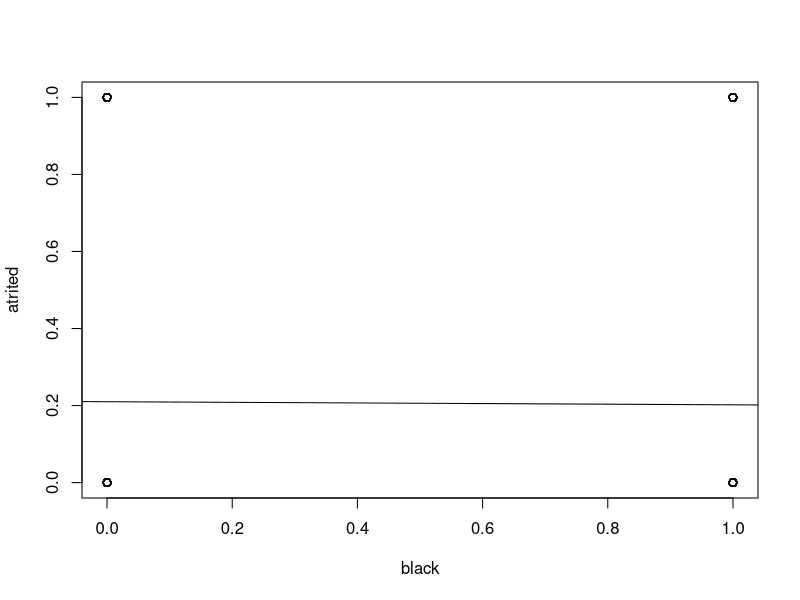

The R script that drew this image:

# Set working directory
setwd('C:/Users/Mateo Parrado/Downloads/Gravity')

options(max.print = 100000)

percentify.decimal <- function(x){
  x * 100
}

sum.row <- function(x, rowNum){
  vals <- c(1:6)
  
  vals <- vals[vals != rowNum]
  
  rowSums(aperm(x, c(rowNum, vals)))
}

sum.rowcol <- function(x, rowNum, colNum){
  vals <- c(1:6)
  
  vals <- vals[vals != rowNum & vals != colNum]
  
  rowSums(aperm(x, c(rowNum, colNum, vals)), dims = 2)
}

pct.row <- function(x, y, rowNum){
  x <- sum.row(x, rowNum)
  y <- sum.row(y, rowNum)

  for(i in 1:length(x)){
    x[i] <- x[i] / y[i]
  }
  
  x
}

new_data <- read.table('Gravity.dat', sep=' ')
names(new_data) <- c('R0000100',
  'R0536300',
  'R0536401',
  'R0536402',
  'R0536600',
  'R1201300',
  'R1204500',
  'R1235800',
  'R1302400',
  'R1302500',
  'R1302600',
  'R1302700',
  'R1482600',
  'R2516200',
  'R3828100',
  'R5342000',
  'R7085900',
  'S1527400',
  'S3592800',
  'S4967700',
  'S6707500',
  'S8680100',
  'T1100000',
  'T3177200',
  'T4588300',
  'T6221600',
  'T7718800',
  'T9119400',
  'U1110900')


# Handle missing values

  new_data[new_data == -1] = NA  # Refused 
  new_data[new_data == -2] = NA  # Dont know 
  new_data[new_data == -3] = NA  # Invalid missing 
  new_data[new_data == -4] = NA  # Valid missing 
  new_data[new_data == -5] = NA  # Non-interview 


# If there are values not categorized they will be represented as NA

vallabels = function(data) {
  data$R0000100[1.0 <= data$R0000100 & data$R0000100 <= 999.0] <- 1.0
  data$R0000100[1000.0 <= data$R0000100 & data$R0000100 <= 1999.0] <- 1000.0
  data$R0000100[2000.0 <= data$R0000100 & data$R0000100 <= 2999.0] <- 2000.0
  data$R0000100[3000.0 <= data$R0000100 & data$R0000100 <= 3999.0] <- 3000.0
  data$R0000100[4000.0 <= data$R0000100 & data$R0000100 <= 4999.0] <- 4000.0
  data$R0000100[5000.0 <= data$R0000100 & data$R0000100 <= 5999.0] <- 5000.0
  data$R0000100[6000.0 <= data$R0000100 & data$R0000100 <= 6999.0] <- 6000.0
  data$R0000100[7000.0 <= data$R0000100 & data$R0000100 <= 7999.0] <- 7000.0
  data$R0000100[8000.0 <= data$R0000100 & data$R0000100 <= 8999.0] <- 8000.0
  data$R0000100[9000.0 <= data$R0000100 & data$R0000100 <= 9999.0] <- 9000.0
  data$R0000100 <- factor(data$R0000100, 
    levels=c(0.0,1.0,1000.0,2000.0,3000.0,4000.0,5000.0,6000.0,7000.0,8000.0,9000.0), 
    labels=c("0",
      "1 TO 999",
      "1000 TO 1999",
      "2000 TO 2999",
      "3000 TO 3999",
      "4000 TO 4999",
      "5000 TO 5999",
      "6000 TO 6999",
      "7000 TO 7999",
      "8000 TO 8999",
      "9000 TO 9999"))
  data$R0536300 <- factor(data$R0536300, 
    levels=c(0.0,1.0,2.0), 
    labels=c("No Information",
      "Male",
      "Female"))
  data$R0536401 <- factor(data$R0536401, 
    levels=c(1.0,2.0,3.0,4.0,5.0,6.0,7.0,8.0,9.0,10.0,11.0,12.0), 
    labels=c("1: January",
      "2: February",
      "3: March",
      "4: April",
      "5: May",
      "6: June",
      "7: July",
      "8: August",
      "9: September",
      "10: October",
      "11: November",
      "12: December"))
  data$R0536600[0.0 <= data$R0536600 & data$R0536600 <= 11.0] <- 0.0
  data$R0536600[19.0 <= data$R0536600 & data$R0536600 <= 999.0] <- 19.0
  data$R0536600 <- factor(data$R0536600, 
    levels=c(0.0,12.0,13.0,14.0,15.0,16.0,17.0,18.0,19.0), 
    labels=c("0 TO 11: LESS THAN 12",
      "12",
      "13",
      "14",
      "15",
      "16",
      "17",
      "18",
      "19 TO 999: GREATER THAN 18"))
  data$R1201300 <- factor(data$R1201300, 
    levels=c(1.0,2.0,3.0), 
    labels=c("Citizen, born in the U.S.",
      "Unknown, not born in U.S.",
      "Unknown, can't determine birthplace"))
  data$R1204500[-999999.0 <= data$R1204500 & data$R1204500 <= -3000.0] <- -999999.0
  data$R1204500[-2999.0 <= data$R1204500 & data$R1204500 <= -2000.0] <- -2999.0
  data$R1204500[-1999.0 <= data$R1204500 & data$R1204500 <= -1000.0] <- -1999.0
  data$R1204500[-999.0 <= data$R1204500 & data$R1204500 <= -1.0] <- -999.0
  data$R1204500[1.0 <= data$R1204500 & data$R1204500 <= 1000.0] <- 1.0
  data$R1204500[1001.0 <= data$R1204500 & data$R1204500 <= 2000.0] <- 1001.0
  data$R1204500[2001.0 <= data$R1204500 & data$R1204500 <= 3000.0] <- 2001.0
  data$R1204500[3001.0 <= data$R1204500 & data$R1204500 <= 5000.0] <- 3001.0
  data$R1204500[5001.0 <= data$R1204500 & data$R1204500 <= 10000.0] <- 5001.0
  data$R1204500[10001.0 <= data$R1204500 & data$R1204500 <= 20000.0] <- 10001.0
  data$R1204500[20001.0 <= data$R1204500 & data$R1204500 <= 30000.0] <- 20001.0
  data$R1204500[30001.0 <= data$R1204500 & data$R1204500 <= 40000.0] <- 30001.0
  data$R1204500[40001.0 <= data$R1204500 & data$R1204500 <= 50000.0] <- 40001.0
  data$R1204500[50001.0 <= data$R1204500 & data$R1204500 <= 65000.0] <- 50001.0
  data$R1204500[65001.0 <= data$R1204500 & data$R1204500 <= 80000.0] <- 65001.0
  data$R1204500[80001.0 <= data$R1204500 & data$R1204500 <= 100000.0] <- 80001.0
  data$R1204500[100001.0 <= data$R1204500 & data$R1204500 <= 150000.0] <- 100001.0
  data$R1204500[150001.0 <= data$R1204500 & data$R1204500 <= 200000.0] <- 150001.0
  data$R1204500[200001.0 <= data$R1204500 & data$R1204500 <= 999999.0] <- 200001.0
  data$R1204500 <- factor(data$R1204500, 
    levels=c(-999999.0,-2999.0,-1999.0,-999.0,0.0,1.0,1001.0,2001.0,3001.0,5001.0,10001.0,20001.0,30001.0,40001.0,50001.0,65001.0,80001.0,100001.0,150001.0,200001.0), 
    labels=c("-999999 TO -3000: < -2999",
      "-2999 TO -2000",
      "-1999 TO -1000",
      "-999 TO -1",
      "0",
      "1 TO 1000",
      "1001 TO 2000",
      "2001 TO 3000",
      "3001 TO 5000",
      "5001 TO 10000",
      "10001 TO 20000",
      "20001 TO 30000",
      "30001 TO 40000",
      "40001 TO 50000",
      "50001 TO 65000",
      "65001 TO 80000",
      "80001 TO 100000",
      "100001 TO 150000",
      "150001 TO 200000",
      "200001 TO 999999: 200001+"))
  data$R1235800 <- factor(data$R1235800, 
    levels=c(0.0,1.0), 
    labels=c("Oversample",
      "Cross-sectional"))
  data$R1302400 <- factor(data$R1302400, 
    levels=c(0.0,1.0,2.0,3.0,4.0,5.0,6.0,7.0,8.0,9.0,10.0,11.0,12.0,13.0,14.0,15.0,16.0,17.0,18.0,19.0,20.0,95.0), 
    labels=c("NONE",
      "1ST GRADE",
      "2ND GRADE",
      "3RD GRADE",
      "4TH GRADE",
      "5TH GRADE",
      "6TH GRADE",
      "7TH GRADE",
      "8TH GRADE",
      "9TH GRADE",
      "10TH GRADE",
      "11TH GRADE",
      "12TH GRADE",
      "1ST YEAR COLLEGE",
      "2ND YEAR COLLEGE",
      "3RD YEAR COLLEGE",
      "4TH YEAR COLLEGE",
      "5TH YEAR COLLEGE",
      "6TH YEAR COLLEGE",
      "7TH YEAR COLLEGE",
      "8TH YEAR COLLEGE OR MORE",
      "UNGRADED"))
  data$R1302500 <- factor(data$R1302500, 
    levels=c(0.0,1.0,2.0,3.0,4.0,5.0,6.0,7.0,8.0,9.0,10.0,11.0,12.0,13.0,14.0,15.0,16.0,17.0,18.0,19.0,20.0,95.0), 
    labels=c("NONE",
      "1ST GRADE",
      "2ND GRADE",
      "3RD GRADE",
      "4TH GRADE",
      "5TH GRADE",
      "6TH GRADE",
      "7TH GRADE",
      "8TH GRADE",
      "9TH GRADE",
      "10TH GRADE",
      "11TH GRADE",
      "12TH GRADE",
      "1ST YEAR COLLEGE",
      "2ND YEAR COLLEGE",
      "3RD YEAR COLLEGE",
      "4TH YEAR COLLEGE",
      "5TH YEAR COLLEGE",
      "6TH YEAR COLLEGE",
      "7TH YEAR COLLEGE",
      "8TH YEAR COLLEGE OR MORE",
      "UNGRADED"))
  data$R1302600 <- factor(data$R1302600, 
    levels=c(0.0,1.0,2.0,3.0,4.0,5.0,6.0,7.0,8.0,9.0,10.0,11.0,12.0,13.0,14.0,15.0,16.0,17.0,18.0,19.0,20.0,95.0), 
    labels=c("NONE",
      "1ST GRADE",
      "2ND GRADE",
      "3RD GRADE",
      "4TH GRADE",
      "5TH GRADE",
      "6TH GRADE",
      "7TH GRADE",
      "8TH GRADE",
      "9TH GRADE",
      "10TH GRADE",
      "11TH GRADE",
      "12TH GRADE",
      "1ST YEAR COLLEGE",
      "2ND YEAR COLLEGE",
      "3RD YEAR COLLEGE",
      "4TH YEAR COLLEGE",
      "5TH YEAR COLLEGE",
      "6TH YEAR COLLEGE",
      "7TH YEAR COLLEGE",
      "8TH YEAR COLLEGE OR MORE",
      "UNGRADED"))
  data$R1302700 <- factor(data$R1302700, 
    levels=c(0.0,1.0,2.0,3.0,4.0,5.0,6.0,7.0,8.0,9.0,10.0,11.0,12.0,13.0,14.0,15.0,16.0,17.0,18.0,19.0,20.0,95.0), 
    labels=c("NONE",
      "1ST GRADE",
      "2ND GRADE",
      "3RD GRADE",
      "4TH GRADE",
      "5TH GRADE",
      "6TH GRADE",
      "7TH GRADE",
      "8TH GRADE",
      "9TH GRADE",
      "10TH GRADE",
      "11TH GRADE",
      "12TH GRADE",
      "1ST YEAR COLLEGE",
      "2ND YEAR COLLEGE",
      "3RD YEAR COLLEGE",
      "4TH YEAR COLLEGE",
      "5TH YEAR COLLEGE",
      "6TH YEAR COLLEGE",
      "7TH YEAR COLLEGE",
      "8TH YEAR COLLEGE OR MORE",
      "UNGRADED"))
  data$R1482600 <- factor(data$R1482600, 
    levels=c(1.0,2.0,3.0,4.0), 
    labels=c("Black",
      "Hispanic",
      "Mixed Race (Non-Hispanic)",
      "Non-Black / Non-Hispanic"))
  data$R2516200[20.0 <= data$R2516200 & data$R2516200 <= 99.0] <- 20.0
  data$R2516200 <- factor(data$R2516200, 
    levels=c(0.0,1.0,2.0,3.0,4.0,5.0,6.0,7.0,8.0,9.0,10.0,11.0,12.0,13.0,14.0,15.0,16.0,17.0,18.0,19.0,20.0), 
    labels=c("0",
      "1",
      "2",
      "3",
      "4",
      "5",
      "6",
      "7",
      "8",
      "9",
      "10",
      "11",
      "12",
      "13",
      "14",
      "15",
      "16",
      "17",
      "18",
      "19",
      "20 TO 99: 20+"))
  data$R3828100[20.0 <= data$R3828100 & data$R3828100 <= 99.0] <- 20.0
  data$R3828100 <- factor(data$R3828100, 
    levels=c(0.0,1.0,2.0,3.0,4.0,5.0,6.0,7.0,8.0,9.0,10.0,11.0,12.0,13.0,14.0,15.0,16.0,17.0,18.0,19.0,20.0), 
    labels=c("0",
      "1",
      "2",
      "3",
      "4",
      "5",
      "6",
      "7",
      "8",
      "9",
      "10",
      "11",
      "12",
      "13",
      "14",
      "15",
      "16",
      "17",
      "18",
      "19",
      "20 TO 99: 20+"))
  data$R5342000[1.0 <= data$R5342000 & data$R5342000 <= 4.0] <- 1.0
  data$R5342000[5.0 <= data$R5342000 & data$R5342000 <= 8.0] <- 5.0
  data$R5342000[9.0 <= data$R5342000 & data$R5342000 <= 12.0] <- 9.0
  data$R5342000[13.0 <= data$R5342000 & data$R5342000 <= 16.0] <- 13.0
  data$R5342000[17.0 <= data$R5342000 & data$R5342000 <= 20.0] <- 17.0
  data$R5342000[21.0 <= data$R5342000 & data$R5342000 <= 24.0] <- 21.0
  data$R5342000 <- factor(data$R5342000, 
    levels=c(0.0,1.0,5.0,9.0,13.0,17.0,21.0), 
    labels=c("0",
      "1 TO 4",
      "5 TO 8",
      "9 TO 12",
      "13 TO 16",
      "17 TO 20",
      "21 TO 24"))
  data$R7085900[40.0 <= data$R7085900 & data$R7085900 <= 999.0] <- 40.0
  data$R7085900 <- factor(data$R7085900, 
    levels=c(1.0,2.0,3.0,4.0,5.0,6.0,7.0,8.0,9.0,10.0,11.0,12.0,13.0,14.0,15.0,16.0,17.0,18.0,19.0,20.0,21.0,22.0,23.0,24.0,25.0,26.0,27.0,28.0,29.0,30.0,31.0,32.0,33.0,34.0,35.0,36.0,37.0,38.0,39.0,40.0), 
    labels=c("1",
      "2",
      "3",
      "4",
      "5",
      "6",
      "7",
      "8",
      "9",
      "10",
      "11",
      "12",
      "13",
      "14",
      "15",
      "16",
      "17",
      "18",
      "19",
      "20",
      "21",
      "22",
      "23",
      "24",
      "25",
      "26",
      "27",
      "28",
      "29",
      "30",
      "31",
      "32",
      "33",
      "34",
      "35",
      "36",
      "37",
      "38",
      "39",
      "40 TO 999: 40+"))
  data$S1527400[40.0 <= data$S1527400 & data$S1527400 <= 999.0] <- 40.0
  data$S1527400 <- factor(data$S1527400, 
    levels=c(1.0,2.0,3.0,4.0,5.0,6.0,7.0,8.0,9.0,10.0,11.0,12.0,13.0,14.0,15.0,16.0,17.0,18.0,19.0,20.0,21.0,22.0,23.0,24.0,25.0,26.0,27.0,28.0,29.0,30.0,31.0,32.0,33.0,34.0,35.0,36.0,37.0,38.0,39.0,40.0), 
    labels=c("1",
      "2",
      "3",
      "4",
      "5",
      "6",
      "7",
      "8",
      "9",
      "10",
      "11",
      "12",
      "13",
      "14",
      "15",
      "16",
      "17",
      "18",
      "19",
      "20",
      "21",
      "22",
      "23",
      "24",
      "25",
      "26",
      "27",
      "28",
      "29",
      "30",
      "31",
      "32",
      "33",
      "34",
      "35",
      "36",
      "37",
      "38",
      "39",
      "40 TO 999: 40+"))
  data$S3592800[40.0 <= data$S3592800 & data$S3592800 <= 999.0] <- 40.0
  data$S3592800 <- factor(data$S3592800, 
    levels=c(1.0,2.0,3.0,4.0,5.0,6.0,7.0,8.0,9.0,10.0,11.0,12.0,13.0,14.0,15.0,16.0,17.0,18.0,19.0,20.0,21.0,22.0,23.0,24.0,25.0,26.0,27.0,28.0,29.0,30.0,31.0,32.0,33.0,34.0,35.0,36.0,37.0,38.0,39.0,40.0), 
    labels=c("1",
      "2",
      "3",
      "4",
      "5",
      "6",
      "7",
      "8",
      "9",
      "10",
      "11",
      "12",
      "13",
      "14",
      "15",
      "16",
      "17",
      "18",
      "19",
      "20",
      "21",
      "22",
      "23",
      "24",
      "25",
      "26",
      "27",
      "28",
      "29",
      "30",
      "31",
      "32",
      "33",
      "34",
      "35",
      "36",
      "37",
      "38",
      "39",
      "40 TO 999: 40+"))
  data$S4967700[40.0 <= data$S4967700 & data$S4967700 <= 999.0] <- 40.0
  data$S4967700 <- factor(data$S4967700, 
    levels=c(1.0,2.0,3.0,4.0,5.0,6.0,7.0,8.0,9.0,10.0,11.0,12.0,13.0,14.0,15.0,16.0,17.0,18.0,19.0,20.0,21.0,22.0,23.0,24.0,25.0,26.0,27.0,28.0,29.0,30.0,31.0,32.0,33.0,34.0,35.0,36.0,37.0,38.0,39.0,40.0), 
    labels=c("1",
      "2",
      "3",
      "4",
      "5",
      "6",
      "7",
      "8",
      "9",
      "10",
      "11",
      "12",
      "13",
      "14",
      "15",
      "16",
      "17",
      "18",
      "19",
      "20",
      "21",
      "22",
      "23",
      "24",
      "25",
      "26",
      "27",
      "28",
      "29",
      "30",
      "31",
      "32",
      "33",
      "34",
      "35",
      "36",
      "37",
      "38",
      "39",
      "40 TO 999: 40+"))
  data$S6707500[40.0 <= data$S6707500 & data$S6707500 <= 999.0] <- 40.0
  data$S6707500 <- factor(data$S6707500, 
    levels=c(1.0,2.0,3.0,4.0,5.0,6.0,7.0,8.0,9.0,10.0,11.0,12.0,13.0,14.0,15.0,16.0,17.0,18.0,19.0,20.0,21.0,22.0,23.0,24.0,25.0,26.0,27.0,28.0,29.0,30.0,31.0,32.0,33.0,34.0,35.0,36.0,37.0,38.0,39.0,40.0), 
    labels=c("1",
      "2",
      "3",
      "4",
      "5",
      "6",
      "7",
      "8",
      "9",
      "10",
      "11",
      "12",
      "13",
      "14",
      "15",
      "16",
      "17",
      "18",
      "19",
      "20",
      "21",
      "22",
      "23",
      "24",
      "25",
      "26",
      "27",
      "28",
      "29",
      "30",
      "31",
      "32",
      "33",
      "34",
      "35",
      "36",
      "37",
      "38",
      "39",
      "40 TO 999: 40+"))
  data$S8680100[40.0 <= data$S8680100 & data$S8680100 <= 999.0] <- 40.0
  data$S8680100 <- factor(data$S8680100, 
    levels=c(1.0,2.0,3.0,4.0,5.0,6.0,7.0,8.0,9.0,10.0,11.0,12.0,13.0,14.0,15.0,16.0,17.0,18.0,19.0,20.0,21.0,22.0,23.0,24.0,25.0,26.0,27.0,28.0,29.0,30.0,31.0,32.0,33.0,34.0,35.0,36.0,37.0,38.0,39.0,40.0), 
    labels=c("1",
      "2",
      "3",
      "4",
      "5",
      "6",
      "7",
      "8",
      "9",
      "10",
      "11",
      "12",
      "13",
      "14",
      "15",
      "16",
      "17",
      "18",
      "19",
      "20",
      "21",
      "22",
      "23",
      "24",
      "25",
      "26",
      "27",
      "28",
      "29",
      "30",
      "31",
      "32",
      "33",
      "34",
      "35",
      "36",
      "37",
      "38",
      "39",
      "40 TO 999: 40+"))
  data$T1100000[40.0 <= data$T1100000 & data$T1100000 <= 999.0] <- 40.0
  data$T1100000 <- factor(data$T1100000, 
    levels=c(1.0,2.0,3.0,4.0,5.0,6.0,7.0,8.0,9.0,10.0,11.0,12.0,13.0,14.0,15.0,16.0,17.0,18.0,19.0,20.0,21.0,22.0,23.0,24.0,25.0,26.0,27.0,28.0,29.0,30.0,31.0,32.0,33.0,34.0,35.0,36.0,37.0,38.0,39.0,40.0), 
    labels=c("1",
      "2",
      "3",
      "4",
      "5",
      "6",
      "7",
      "8",
      "9",
      "10",
      "11",
      "12",
      "13",
      "14",
      "15",
      "16",
      "17",
      "18",
      "19",
      "20",
      "21",
      "22",
      "23",
      "24",
      "25",
      "26",
      "27",
      "28",
      "29",
      "30",
      "31",
      "32",
      "33",
      "34",
      "35",
      "36",
      "37",
      "38",
      "39",
      "40 TO 999: 40+"))
  data$T3177200[40.0 <= data$T3177200 & data$T3177200 <= 999.0] <- 40.0
  data$T3177200 <- factor(data$T3177200, 
    levels=c(1.0,2.0,3.0,4.0,5.0,6.0,7.0,8.0,9.0,10.0,11.0,12.0,13.0,14.0,15.0,16.0,17.0,18.0,19.0,20.0,21.0,22.0,23.0,24.0,25.0,26.0,27.0,28.0,29.0,30.0,31.0,32.0,33.0,34.0,35.0,36.0,37.0,38.0,39.0,40.0), 
    labels=c("1",
      "2",
      "3",
      "4",
      "5",
      "6",
      "7",
      "8",
      "9",
      "10",
      "11",
      "12",
      "13",
      "14",
      "15",
      "16",
      "17",
      "18",
      "19",
      "20",
      "21",
      "22",
      "23",
      "24",
      "25",
      "26",
      "27",
      "28",
      "29",
      "30",
      "31",
      "32",
      "33",
      "34",
      "35",
      "36",
      "37",
      "38",
      "39",
      "40 TO 999: 40+"))
  data$T4588300[40.0 <= data$T4588300 & data$T4588300 <= 999.0] <- 40.0
  data$T4588300 <- factor(data$T4588300, 
    levels=c(1.0,2.0,3.0,4.0,5.0,6.0,7.0,8.0,9.0,10.0,11.0,12.0,13.0,14.0,15.0,16.0,17.0,18.0,19.0,20.0,21.0,22.0,23.0,24.0,25.0,26.0,27.0,28.0,29.0,30.0,31.0,32.0,33.0,34.0,35.0,36.0,37.0,38.0,39.0,40.0), 
    labels=c("1",
      "2",
      "3",
      "4",
      "5",
      "6",
      "7",
      "8",
      "9",
      "10",
      "11",
      "12",
      "13",
      "14",
      "15",
      "16",
      "17",
      "18",
      "19",
      "20",
      "21",
      "22",
      "23",
      "24",
      "25",
      "26",
      "27",
      "28",
      "29",
      "30",
      "31",
      "32",
      "33",
      "34",
      "35",
      "36",
      "37",
      "38",
      "39",
      "40 TO 999: 40+"))
  data$T6221600[40.0 <= data$T6221600 & data$T6221600 <= 999.0] <- 40.0
  data$T6221600 <- factor(data$T6221600, 
    levels=c(1.0,2.0,3.0,4.0,5.0,6.0,7.0,8.0,9.0,10.0,11.0,12.0,13.0,14.0,15.0,16.0,17.0,18.0,19.0,20.0,21.0,22.0,23.0,24.0,25.0,26.0,27.0,28.0,29.0,30.0,31.0,32.0,33.0,34.0,35.0,36.0,37.0,38.0,39.0,40.0), 
    labels=c("1",
      "2",
      "3",
      "4",
      "5",
      "6",
      "7",
      "8",
      "9",
      "10",
      "11",
      "12",
      "13",
      "14",
      "15",
      "16",
      "17",
      "18",
      "19",
      "20",
      "21",
      "22",
      "23",
      "24",
      "25",
      "26",
      "27",
      "28",
      "29",
      "30",
      "31",
      "32",
      "33",
      "34",
      "35",
      "36",
      "37",
      "38",
      "39",
      "40 TO 999: 40+"))
  data$T7718800[40.0 <= data$T7718800 & data$T7718800 <= 999.0] <- 40.0
  data$T7718800 <- factor(data$T7718800, 
    levels=c(1.0,2.0,3.0,4.0,5.0,6.0,7.0,8.0,9.0,10.0,11.0,12.0,13.0,14.0,15.0,16.0,17.0,18.0,19.0,20.0,21.0,22.0,23.0,24.0,25.0,26.0,27.0,28.0,29.0,30.0,31.0,32.0,33.0,34.0,35.0,36.0,37.0,38.0,39.0,40.0), 
    labels=c("1",
      "2",
      "3",
      "4",
      "5",
      "6",
      "7",
      "8",
      "9",
      "10",
      "11",
      "12",
      "13",
      "14",
      "15",
      "16",
      "17",
      "18",
      "19",
      "20",
      "21",
      "22",
      "23",
      "24",
      "25",
      "26",
      "27",
      "28",
      "29",
      "30",
      "31",
      "32",
      "33",
      "34",
      "35",
      "36",
      "37",
      "38",
      "39",
      "40 TO 999: 40+"))
  data$T9119400[40.0 <= data$T9119400 & data$T9119400 <= 999.0] <- 40.0
  data$T9119400 <- factor(data$T9119400, 
    levels=c(1.0,2.0,3.0,4.0,5.0,6.0,7.0,8.0,9.0,10.0,11.0,12.0,13.0,14.0,15.0,16.0,17.0,18.0,19.0,20.0,21.0,22.0,23.0,24.0,25.0,26.0,27.0,28.0,29.0,30.0,31.0,32.0,33.0,34.0,35.0,36.0,37.0,38.0,39.0,40.0), 
    labels=c("1",
      "2",
      "3",
      "4",
      "5",
      "6",
      "7",
      "8",
      "9",
      "10",
      "11",
      "12",
      "13",
      "14",
      "15",
      "16",
      "17",
      "18",
      "19",
      "20",
      "21",
      "22",
      "23",
      "24",
      "25",
      "26",
      "27",
      "28",
      "29",
      "30",
      "31",
      "32",
      "33",
      "34",
      "35",
      "36",
      "37",
      "38",
      "39",
      "40 TO 999: 40+"))
  data$U1110900[40.0 <= data$U1110900 & data$U1110900 <= 999.0] <- 40.0
  data$U1110900 <- factor(data$U1110900, 
    levels=c(1.0,2.0,3.0,4.0,5.0,6.0,7.0,8.0,9.0,10.0,11.0,12.0,13.0,14.0,15.0,16.0,17.0,18.0,19.0,20.0,21.0,22.0,23.0,24.0,25.0,26.0,27.0,28.0,29.0,30.0,31.0,32.0,33.0,34.0,35.0,36.0,37.0,38.0,39.0,40.0), 
    labels=c("1",
      "2",
      "3",
      "4",
      "5",
      "6",
      "7",
      "8",
      "9",
      "10",
      "11",
      "12",
      "13",
      "14",
      "15",
      "16",
      "17",
      "18",
      "19",
      "20",
      "21",
      "22",
      "23",
      "24",
      "25",
      "26",
      "27",
      "28",
      "29",
      "30",
      "31",
      "32",
      "33",
      "34",
      "35",
      "36",
      "37",
      "38",
      "39",
      "40 TO 999: 40+"))
  return(data)
}

varlabels <- c("PUBID - YTH ID CODE 1997",
  "KEY!SEX (SYMBOL) 1997",
  "KEY!BDATE M/Y (SYMBOL) 1997",
  "KEY!BDATE M/Y (SYMBOL) 1997",
  "KEY!AGE (SYMBOL) 1997",
  "CV_CITIZENSHIP 1997",
  "CV_INCOME_GROSS_YR 1997",
  "CV_SAMPLE_TYPE 1997",
  "CV_HGC_BIO_DAD 1997",
  "CV_HGC_BIO_MOM 1997",
  "CV_HGC_RES_DAD 1997",
  "CV_HGC_RES_MOM 1997",
  "KEY!RACE_ETHNICITY (SYMBOL) 1997",
  "SYMBOL!KEY!AGE 1998",
  "SYMBOL!KEY!AGE 1999",
  "SYMBOL!KEY!AGE 2000",
  "SYMBOL!KEY!AGE 2001",
  "SYMBOL!KEY!AGE 2002",
  "SYMBOL!KEY!AGE 2003",
  "SYMBOL!KEY!AGE 2004",
  "SYMBOL!KEY!AGE 2005",
  "SYMBOL!KEY!AGE 2006",
  "SYMBOL!KEY!AGE 2007",
  "SYMBOL!KEY!AGE 2008",
  "SYMBOL!KEY!AGE 2009",
  "SYMBOL!KEY!AGE 2010",
  "SYMBOL!KEY!AGE 2011",
  "SYMBOL!KEY!AGE 2013",
  "SYMBOL!KEY!AGE 2015"
)


# Use qnames rather than rnums

qnames = function(data) {
  names(data) <- c("PUBID_1997",
    "KEY_SEX_1997",
    "KEY_BDATE_M_1997",
    "KEY_BDATE_Y_1997",
    "KEY_AGE_1997",
    "CV_CITIZENSHIP_1997",
    "CV_INCOME_GROSS_YR_1997",
    "CV_SAMPLE_TYPE_1997",
    "CV_HGC_BIO_DAD_1997",
    "CV_HGC_BIO_MOM_1997",
    "CV_HGC_RES_DAD_1997",
    "CV_HGC_RES_MOM_1997",
    "KEY_RACE_ETHNICITY_1997",
    "SYMBOL_KEY_AGE_1998",
    "SYMBOL_KEY_AGE_1999",
    "SYMBOL_KEY_AGE_2000",
    "SYMBOL_KEY_AGE_2001",
    "SYMBOL_KEY_AGE_2002",
    "SYMBOL_KEY_AGE_2003",
    "SYMBOL_KEY_AGE_2004",
    "SYMBOL_KEY_AGE_2005",
    "SYMBOL_KEY_AGE_2006",
    "SYMBOL_KEY_AGE_2007",
    "SYMBOL_KEY_AGE_2008",
    "SYMBOL_KEY_AGE_2009",
    "SYMBOL_KEY_AGE_2010",
    "SYMBOL_KEY_AGE_2011",
    "SYMBOL_KEY_AGE_2013",
    "SYMBOL_KEY_AGE_2015")
  return(data)
}


#********************************************************************************************************

# Remove the '#' before the following line to create a data file called "categories" with value labels. 
#categories <- vallabels(new_data)

# Remove the '#' before the following lines to rename variables using Qnames instead of Reference Numbers
#new_data <- qnames(new_data)
#categories <- qnames(categories)

# Produce summaries for the raw (uncategorized) data file
summary(new_data)

# Remove the '#' before the following lines to produce summaries for the "categories" data file.
#categories <- vallabels(new_data)
#summary(categories)

#************************************************************************************************************

new_data <- qnames(new_data)

atrited.pct <- array(data = (1: 2304) * 0, 
                     dim = c(6, 4, 4, 4, 2, 3),
                     dimnames = list(c("NEG", "<20k", "<50k", "<100k", "<200k", ">200k"),
                                     c("No HS Diploma", "HS Diploma", "College Degree", "Masters Degree"),
                                     c("No HS Diploma", "HS Diploma", "College Degree", "Masters Degree"),
                                     c("Black", "Hispanic", "Mixed", "Non Black & Non Hispanic"),
                                     c("M", "F"),
                                     c("Born US", "Not Born US", "\\_(*_*)_/")))

total.cat <- array(data = (1: 2304) * 0, 
                   dim = c(6, 4, 4, 4, 2, 3),
                   dimnames = list(c("NEG", "<20k", "<50k", "<100k", "<200k", ">200k"),
                                   c("No HS Diploma", "HS Diploma", "College Degree", "Masters Degree"),
                                   c("No HS Diploma", "HS Diploma", "College Degree", "Masters Degree"),
                                   c("Black", "Hispanic", "Mixed", "Non Black & Non Hispanic"),
                                   c("M", "F"),
                                   c("Born US", "Not Born US", "\\_(*_*)_/")))

for(i in 1:nrow(new_data)){
  #format them into our income brackets
  
  incomeBracket <- 0
  
  if(is.na(new_data$CV_INCOME_GROSS_YR_1997[i])){
  }
  else if(new_data$CV_INCOME_GROSS_YR_1997[i] < 0){
    incomeBracket = 1
  }
  else if(new_data$CV_INCOME_GROSS_YR_1997[i] < 20001){
    incomeBracket = 2
  }
  else if(new_data$CV_INCOME_GROSS_YR_1997[i] < 50001){
    incomeBracket = 3
  }
  else if(new_data$CV_INCOME_GROSS_YR_1997[i] < 100001){
    incomeBracket = 4
  }
  else if(new_data$CV_INCOME_GROSS_YR_1997[i] < 200001){
    incomeBracket = 5
  }
  else{
    incomeBracket = 6
  }
  
  #format father into bracket
  
  dad.edu.bracket <- 0
  
  if(is.na(new_data$CV_HGC_RES_DAD_1997[i])){
  }
  else if(new_data$CV_HGC_RES_DAD_1997[i] < 12){
    dad.edu.bracket <- 1
  }
  else if(new_data$CV_HGC_RES_DAD_1997[i] < 16){
    dad.edu.bracket <- 2
  }
  else if(new_data$CV_HGC_RES_DAD_1997[i] < 18){
    dad.edu.bracket <- 3
  }
  else{
    dad.edu.bracket <- 4
  }
  
  #format moteher into bracket
  
  mom.edu.bracket <- 0
  
  if(is.na(new_data$CV_HGC_RES_MOM_1997[i])){
  }
  else if(new_data$CV_HGC_RES_MOM_1997[i] < 12){
    mom.edu.bracket <- 1
  }
  else if(new_data$CV_HGC_RES_MOM_1997[i] < 16){
    mom.edu.bracket <- 2
  }
  else if(new_data$CV_HGC_RES_MOM_1997[i] < 18){
    mom.edu.bracket <- 3
  }
  else{
    mom.edu.bracket <- 4
  }
  
  if(mom.edu.bracket == 0 | dad.edu.bracket == 0 | incomeBracket == 0 | is.na(new_data$KEY_SEX_1997[i]) | is.na(new_data$CV_CITIZENSHIP_1997[i]) | is.na(new_data$KEY_RACE_ETHNICITY_1997[i])){
  }
  else{
    if(is.na(new_data$SYMBOL_KEY_AGE_2015[i])){
    atrited.pct[incomeBracket, dad.edu.bracket, mom.edu.bracket, new_data$KEY_RACE_ETHNICITY_1997[i], new_data$KEY_SEX_1997[i], new_data$CV_CITIZENSHIP_1997[i]] <- atrited.pct[incomeBracket, dad.edu.bracket, mom.edu.bracket, new_data$KEY_RACE_ETHNICITY_1997[i], new_data$KEY_SEX_1997[i], new_data$CV_CITIZENSHIP_1997[i]] + 1
    }
      total.cat[incomeBracket, dad.edu.bracket, mom.edu.bracket, new_data$KEY_RACE_ETHNICITY_1997[i], new_data$KEY_SEX_1997[i], new_data$CV_CITIZENSHIP_1997[i]] <- total.cat[incomeBracket, dad.edu.bracket, mom.edu.bracket, new_data$KEY_RACE_ETHNICITY_1997[i], new_data$KEY_SEX_1997[i], new_data$CV_CITIZENSHIP_1997[i]] + 1
      
  }
}


print(sum.rowcol(atrited.pct, 1, 2))
#print(sum.row(atrited.pct, 5))
#print(pct.row(atrited.pct, total.cat, 5))

#scatter.smooth(x=total.cat[5], y=sum.row(total.cat, 5), main = "I hope this works") # scatterplot

tempVar <- new_data$KEY_SEX_1997
tempVar <- tempVar[is.na(tempVar)]

# simple bar plot

#barplot(sum.row(total.cat, 3), main = "please", xlab = "people atrited") 

#pie(sum.row(total.cat, 1), main = "PIE")

#we need to format all the gender and atrited data into a single little thing

gender.atrited <- data.frame(gender= lapply(new_data$KEY_SEX_1997, function(x) x - 1), atrited = lapply(new_data$KEY_AGE_1997, function(x){
  if(is.na(x)){
    0
  }
  1
}))

#DEPENDENT VAR
atrited <- unlist(lapply(new_data$SYMBOL_KEY_AGE_2015, function(x){
  if(is.na(x)){
    1
  }else{
    0
  }
}))

#GENDER VAR
gender <- unlist(lapply(new_data$KEY_SEX_1997, function(x) x - 1))
men <- unlist(lapply(new_data$KEY_SEX_1997, function(x){
  if(x == 1){
    1
  }
  else{
    0
  }
}))

#RACE VAR
black <- unlist(lapply(new_data$KEY_RACE_ETHNICITY_1997, function(x){
  if(x == 1){
    1
  }
  else{
    0
  }
}))
hispanic <- unlist(lapply(new_data$KEY_RACE_ETHNICITY_1997, function(x){
  if(x == 2){
    1
  }
  else{
    0
  }
}))
mixed <- unlist(lapply(new_data$KEY_RACE_ETHNICITY_1997, function(x){
  if(x == 3){
    1
  }
  else{
    0
  }
}))
other <- unlist(lapply(new_data$KEY_RACE_ETHNICITY_1997, function(x){
  if(x == 4){
    1
  }
  else{
    0
  }
}))

#INCOME VAR
neg <- unlist(lapply(new_data$CV_INCOME_GROSS_YR_1997, function(x){
  if(!is.na(x) & x < 0){
    1
  }
  else{
    0
  }
}))

k20 <- unlist(lapply(new_data$CV_INCOME_GROSS_YR_1997, function(x){
  if(!is.na(x) & x >= 0 & x <= 20000){
    1
  }
  else{
    0
  }
}))

k50 <- unlist(lapply(new_data$CV_INCOME_GROSS_YR_1997, function(x){
  if(!is.na(x) & x >= 20000 & x <= 50000){
    1
  }
  else{
    0
  }
}))

k100 <- unlist(lapply(new_data$CV_INCOME_GROSS_YR_1997, function(x){
  if(!is.na(x) & x >= 50000 & x <= 100000){
    1
  }
  else{
    0
  }
}))

k200 <- unlist(lapply(new_data$CV_INCOME_GROSS_YR_1997, function(x){
  if(!is.na(x) & x >= 100000 & x <= 200000){
    1
  }
  else{
    0
  }
}))

kLarge<- unlist(lapply(new_data$CV_INCOME_GROSS_YR_1997, function(x){
  if(!is.na(x) & x >= 200000){
    1
  }
  else{
    0
  }
}))

#FOREIGN BORN VAR
usCit <- unlist(lapply(new_data$CV_CITIZENSHIP_1997, function(x){
  if(!is.na(x) & x == 1){
    1
  }
  else{
    0
  }
}))

#MOM EDU VAR
#Is Mom a dumbass?
Momdumb <- unlist(lapply(new_data$CV_HGC_BIO_MOM_1997, function(x){
  if(!is.na(x) & x < 12){
    1
  }
  else{
    0
  }
}))
Momavg <- unlist(lapply(new_data$CV_HGC_BIO_MOM_1997, function(x){
  if(!is.na(x) & x >=12 & x < 16){
    1
  }
  else{
    0
  }
}))
Momaight <- unlist(lapply(new_data$CV_HGC_BIO_MOM_1997, function(x){
  if(!is.na(x) & x >=16 & x < 18){
    1
  }
  else{
    0
  }
}))
Momsmart <- unlist(lapply(new_data$CV_HGC_BIO_MOM_1997, function(x){
  if(!is.na(x) & x >=18){
    1
  }
  else{
    0
  }
}))


Daddumb <- unlist(lapply(new_data$CV_HGC_BIO_DAD_1997, function(x){
  if(!is.na(x) & x < 12){
    1
  }
  else{
    0
  }
}))
Dadavg <- unlist(lapply(new_data$CV_HGC_BIO_DAD_1997, function(x){
  if(!is.na(x) & x >=12 & x < 16){
    1
  }
  else{
    0
  }
}))
Dadaight <- unlist(lapply(new_data$CV_HGC_BIO_DAD_1997, function(x){
  if(!is.na(x) & x >=16 & x < 18){
    1
  }
  else{
    0
  }
}))
Dadsmart <- unlist(lapply(new_data$CV_HGC_BIO_DAD_1997, function(x){
  if(!is.na(x) & x >=18){
    1
  }
  else{
    0
  }
}))

#gender is significant, 5% less women than men

#black is significant, 7% less black than other
#hipanic not significant, .3 p value and -1 t value, 1% diff
#mixed is not significant, .518 P Value, 2% diff
#other is significant, 6.4% increase

#neg is not significant, 0 of them dropped, but only three people
#k20 has a significant decrease of 4 %
#k50 has a decrease, but it is insignificant (p = .113)
#k100 has a significant increase of 2.4 % (p = .0219)
#k200 has an insignificant increase
#kLarge has a 7% increase, but because there are few people in it, it is almost insignificant (p = .498)

#us citizens are 5% mroe likely to not atrite

#momdumb, no correlation
#momavg, no correlation
#momaight, no correlation
#momsmart, no correlation

#daddumb, 2.7% less likely to atrite.
#dadavg, no correlation.
#dadaight, no correlation.


model <- lm(atrited ~ Dadsmart)

print(summary(model))
 
plot(x=black, y=atrited)

abline(model)